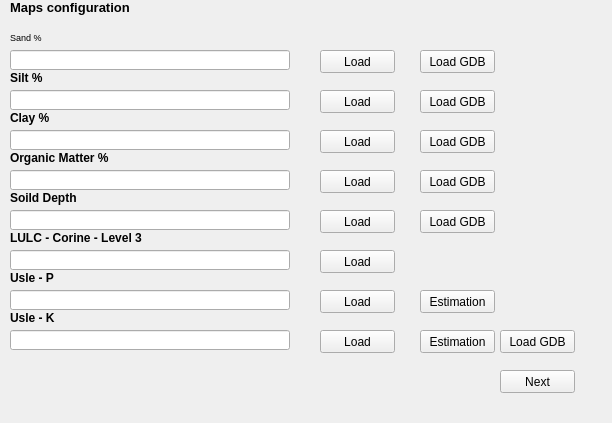
            <widget class="QWidget" name="page_5">
             <property name="geometry">
              <rect>
               <x>0</x>
               <y>0</y>
               <width>612</width>
               <height>423</height>
              </rect>
             </property>
             <attribute name="label">
              <string>Step 5 - Maps Part 1</string>
             </attribute>
             <widget class="QPushButton" name="Button_Load_OM">
              <property name="geometry">
               <rect>
                <x>320</x>
                <y>170</y>
                <width>75</width>
                <height>23</height>
               </rect>
              </property>
              <property name="text">
               <string>Load</string>
              </property>
             </widget>
             <widget class="QPushButton" name="Button_Load_Profundidad">
              <property name="geometry">
               <rect>
                <x>320</x>
                <y>210</y>
                <width>75</width>
                <height>23</height>
               </rect>
              </property>
              <property name="text">
               <string>Load</string>
              </property>
             </widget>
             <widget class="QLabel" name="label_21">
              <property name="geometry">
               <rect>
                <x>10</x>
                <y>190</y>
                <width>131</width>
                <height>16</height>
               </rect>
              </property>
              <property name="text">
               <string>&lt;html&gt;&lt;head/&gt;&lt;body&gt;&lt;p&gt;&lt;span style=&quot; font-weight:600;&quot;&gt;Soild Depth&lt;/span&gt;&lt;/p&gt;&lt;/body&gt;&lt;/html&gt;</string>
              </property>
             </widget>
             <widget class="QPushButton" name="Button_Load_Profundidad_gdb">
              <property name="geometry">
               <rect>
                <x>420</x>
                <y>210</y>
                <width>75</width>
                <height>23</height>
               </rect>
              </property>
              <property name="text">
               <string>Load GDB</string>
              </property>
             </widget>
             <widget class="QLineEdit" name="Path_Raster_OM">
              <property name="geometry">
               <rect>
                <x>10</x>
                <y>170</y>
                <width>280</width>
                <height>20</height>
               </rect>
              </property>
             </widget>
             <widget class="QPushButton" name="Button_Load_Usle_P">
              <property name="geometry">
               <rect>
                <x>320</x>
                <y>290</y>
                <width>75</width>
                <height>23</height>
               </rect>
              </property>
              <property name="text">
               <string>Load</string>
              </property>
             </widget>
             <widget class="QPushButton" name="Button_Load_LULC">
              <property name="geometry">
               <rect>
                <x>320</x>
                <y>250</y>
                <width>75</width>
                <height>23</height>
               </rect>
              </property>
              <property name="text">
               <string>Load</string>
              </property>
             </widget>
             <widget class="QLabel" name="label_19">
              <property name="geometry">
               <rect>
                <x>10</x>
                <y>110</y>
                <width>131</width>
                <height>16</height>
               </rect>
              </property>
              <property name="text">
               <string>&lt;html&gt;&lt;head/&gt;&lt;body&gt;&lt;p&gt;&lt;span style=&quot; font-weight:600;&quot;&gt;Clay %&lt;/span&gt;&lt;/p&gt;&lt;/body&gt;&lt;/html&gt;</string>
              </property>
             </widget>
             <widget class="QLabel" name="label_18">
              <property name="geometry">
               <rect>
                <x>10</x>
                <y>0</y>
                <width>351</width>
                <height>16</height>
               </rect>
              </property>
              <property name="font">
               <font>
                <pointsize>9</pointsize>
                <weight>75</weight>
                <bold>true</bold>
               </font>
              </property>
              <property name="text">
               <string>&lt;html&gt;&lt;head/&gt;&lt;body&gt;&lt;p&gt;&lt;span style=&quot; font-size:10pt;&quot;&gt;Maps configuration&lt;/span&gt;&lt;/p&gt;&lt;/body&gt;&lt;/html&gt;</string>
              </property>
             </widget>
             <widget class="QLineEdit" name="Path_Raster_LULC">
              <property name="geometry">
               <rect>
                <x>10</x>
                <y>250</y>
                <width>280</width>
                <height>20</height>
               </rect>
              </property>
             </widget>
             <widget class="QLabel" name="label_23">
              <property name="geometry">
               <rect>
                <x>10</x>
                <y>270</y>
                <width>131</width>
                <height>16</height>
               </rect>
              </property>
              <property name="text">
               <string>&lt;html&gt;&lt;head/&gt;&lt;body&gt;&lt;p&gt;&lt;span style=&quot; font-weight:600;&quot;&gt;Usle - P&lt;/span&gt;&lt;/p&gt;&lt;/body&gt;&lt;/html&gt;</string>
              </property>
             </widget>
             <widget class="QPushButton" name="Button_Load_K_gdb">
              <property name="geometry">
               <rect>
                <x>500</x>
                <y>330</y>
                <width>75</width>
                <height>23</height>
               </rect>
              </property>
              <property name="text">
               <string>Load GDB</string>
              </property>
             </widget>
             <widget class="QPushButton" name="Button_Load_Usle_K">
              <property name="geometry">
               <rect>
                <x>320</x>
                <y>330</y>
                <width>75</width>
                <height>23</height>
               </rect>
              </property>
              <property name="text">
               <string>Load</string>
              </property>
             </widget>
             <widget class="QPushButton" name="Button_Load_arenas">
              <property name="geometry">
               <rect>
                <x>320</x>
                <y>50</y>
                <width>75</width>
                <height>23</height>
               </rect>
              </property>
              <property name="text">
               <string>Load</string>
              </property>
             </widget>
             <widget class="QLabel" name="label_20">
              <property name="geometry">
               <rect>
                <x>10</x>
                <y>150</y>
                <width>131</width>
                <height>16</height>
               </rect>
              </property>
              <property name="text">
               <string>&lt;html&gt;&lt;head/&gt;&lt;body&gt;&lt;p&gt;&lt;span style=&quot; font-weight:600;&quot;&gt;Organic Matter %&lt;/span&gt;&lt;/p&gt;&lt;/body&gt;&lt;/html&gt;</string>
              </property>
             </widget>
             <widget class="QLineEdit" name="Path_Raster_arcillas">
              <property name="geometry">
               <rect>
                <x>10</x>
                <y>130</y>
                <width>280</width>
                <height>20</height>
               </rect>
              </property>
             </widget>
             <widget class="QPushButton" name="Button_Load_arena_gdb">
              <property name="geometry">
               <rect>
                <x>420</x>
                <y>50</y>
                <width>75</width>
                <height>23</height>
               </rect>
              </property>
              <property name="text">
               <string>Load GDB</string>
              </property>
             </widget>
             <widget class="QPushButton" name="Button_Step_5">
              <property name="geometry">
               <rect>
                <x>500</x>
                <y>370</y>
                <width>75</width>
                <height>23</height>
               </rect>
              </property>
              <property name="text">
               <string>Next</string>
              </property>
             </widget>
             <widget class="QPushButton" name="Button_Load_OM_gdb">
              <property name="geometry">
               <rect>
                <x>420</x>
                <y>170</y>
                <width>75</width>
                <height>23</height>
               </rect>
              </property>
              <property name="text">
               <string>Load GDB</string>
              </property>
             </widget>
             <widget class="QLineEdit" name="Path_Raster_Usle_P">
              <property name="geometry">
               <rect>
                <x>10</x>
                <y>290</y>
                <width>280</width>
                <height>20</height>
               </rect>
              </property>
             </widget>
             <widget class="QPushButton" name="Button_Load_limos_gdb">
              <property name="geometry">
               <rect>
                <x>420</x>
                <y>90</y>
                <width>75</width>
                <height>23</height>
               </rect>
              </property>
              <property name="text">
               <string>Load GDB</string>
              </property>
             </widget>
             <widget class="QLabel" name="label_22">
              <property name="geometry">
               <rect>
                <x>10</x>
                <y>30</y>
                <width>131</width>
                <height>16</height>
               </rect>
              </property>
              <property name="text">
               <string>&lt;html&gt;&lt;head/&gt;&lt;body&gt;&lt;p&gt;&lt;span style=&quot; font-size:7pt;&quot;&gt;Sand %&lt;/span&gt;&lt;/p&gt;&lt;/body&gt;&lt;/html&gt;</string>
              </property>
             </widget>
             <widget class="QPushButton" name="Button_Load_limos">
              <property name="geometry">
               <rect>
                <x>320</x>
                <y>90</y>
                <width>75</width>
                <height>23</height>
               </rect>
              </property>
              <property name="text">
               <string>Load</string>
              </property>
             </widget>
             <widget class="QLineEdit" name="Path_Raster_Usle_K">
              <property name="geometry">
               <rect>
                <x>10</x>
                <y>330</y>
                <width>280</width>
                <height>20</height>
               </rect>
              </property>
             </widget>
             <widget class="QPushButton" name="Button_Load_arcillas">
              <property name="geometry">
               <rect>
                <x>320</x>
                <y>130</y>
                <width>75</width>
                <height>23</height>
               </rect>
              </property>
              <property name="text">
               <string>Load</string>
              </property>
             </widget>
             <widget class="QPushButton" name="Button_Load_arcillas_gdb">
              <property name="geometry">
               <rect>
                <x>420</x>
                <y>130</y>
                <width>75</width>
                <height>23</height>
               </rect>
              </property>
              <property name="text">
               <string>Load GDB</string>
              </property>
             </widget>
             <widget class="QLineEdit" name="Path_Raster_limos">
              <property name="geometry">
               <rect>
                <x>10</x>
                <y>90</y>
                <width>280</width>
                <height>20</height>
               </rect>
              </property>
             </widget>
             <widget class="QPushButton" name="Button_Estimacion_Usle_K">
              <property name="geometry">
               <rect>
                <x>420</x>
                <y>330</y>
                <width>75</width>
                <height>23</height>
               </rect>
              </property>
              <property name="text">
               <string>Estimation</string>
              </property>
             </widget>
             <widget class="QLineEdit" name="Path_Raster_Profundidad">
              <property name="geometry">
               <rect>
                <x>10</x>
                <y>210</y>
                <width>280</width>
                <height>20</height>
               </rect>
              </property>
             </widget>
             <widget class="QLabel" name="label_24">
              <property name="geometry">
               <rect>
                <x>10</x>
                <y>230</y>
                <width>151</width>
                <height>16</height>
               </rect>
              </property>
              <property name="text">
               <string>&lt;html&gt;&lt;head/&gt;&lt;body&gt;&lt;p&gt;&lt;span style=&quot; font-weight:600;&quot;&gt;LULC - Corine - Level 3&lt;/span&gt;&lt;/p&gt;&lt;/body&gt;&lt;/html&gt;</string>
              </property>
             </widget>
             <widget class="QPushButton" name="Button_Estimacion_Usle_P">
              <property name="geometry">
               <rect>
                <x>420</x>
                <y>290</y>
                <width>75</width>
                <height>23</height>
               </rect>
              </property>
              <property name="text">
               <string>Estimation</string>
              </property>
             </widget>
             <widget class="QLineEdit" name="Path_Raster_arenas">
              <property name="geometry">
               <rect>
                <x>10</x>
                <y>50</y>
                <width>280</width>
                <height>20</height>
               </rect>
              </property>
             </widget>
             <widget class="QLabel" name="label_25">
              <property name="geometry">
               <rect>
                <x>10</x>
                <y>70</y>
                <width>131</width>
                <height>16</height>
               </rect>
              </property>
              <property name="text">
               <string>&lt;html&gt;&lt;head/&gt;&lt;body&gt;&lt;p&gt;&lt;span style=&quot; font-weight:600;&quot;&gt;Silt %&lt;/span&gt;&lt;/p&gt;&lt;/body&gt;&lt;/html&gt;</string>
              </property>
             </widget>
             <widget class="QLabel" name="label_26">
              <property name="geometry">
               <rect>
                <x>10</x>
                <y>310</y>
                <width>131</width>
                <height>16</height>
               </rect>
              </property>
              <property name="text">
               <string>&lt;html&gt;&lt;head/&gt;&lt;body&gt;&lt;p&gt;&lt;span style=&quot; font-weight:600;&quot;&gt;Usle - K&lt;/span&gt;&lt;/p&gt;&lt;/body&gt;&lt;/html&gt;</string>
              </property>
             </widget>
            </widget>
